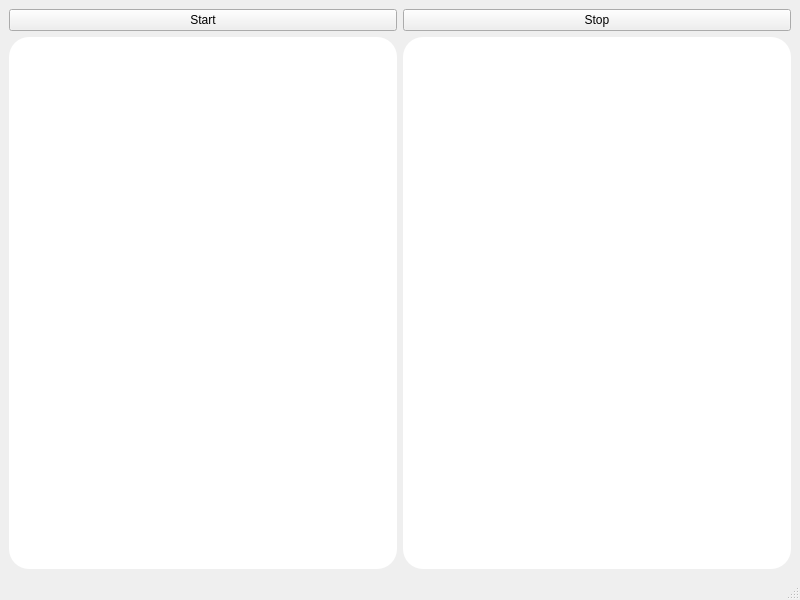
<?xml version="1.0" encoding="UTF-8"?>
<ui version="4.0">
 <class>MainWindow</class>
 <widget class="QMainWindow" name="MainWindow">
  <property name="geometry">
   <rect>
    <x>0</x>
    <y>0</y>
    <width>800</width>
    <height>600</height>
   </rect>
  </property>
  <property name="windowTitle">
   <string>MainWindow</string>
  </property>
  <widget class="QWidget" name="centralwidget">
   <layout class="QGridLayout" name="gridLayout_2">
    <item row="0" column="1">
     <layout class="QHBoxLayout" name="horizontalLayout">
      <item>
       <widget class="QPushButton" name="bn_start">
        <property name="text">
         <string>Start</string>
        </property>
       </widget>
      </item>
      <item>
       <widget class="QPushButton" name="bn_stop">
        <property name="text">
         <string>Stop</string>
        </property>
       </widget>
      </item>
     </layout>
    </item>
    <item row="2" column="1">
     <layout class="QHBoxLayout" name="horizontalLayout_4" stretch="0,0">
      <item>
       <widget class="QLabel" name="lb_raw_data">
        <property name="styleSheet">
         <string notr="true">background-color: white;
width: 50%;
border-radius: 20px;
padding-left:15px;</string>
        </property>
        <property name="text">
         <string/>
        </property>
        <property name="scaledContents">
         <bool>false</bool>
        </property>
        <property name="wordWrap">
         <bool>true</bool>
        </property>
       </widget>
      </item>
      <item>
       <widget class="QLabel" name="lb_interp_data">
        <property name="styleSheet">
         <string notr="true">background-color: white;
width: 50%;
border-radius: 20px;
padding-left:15px;</string>
        </property>
        <property name="text">
         <string/>
        </property>
       </widget>
      </item>
     </layout>
    </item>
   </layout>
  </widget>
  <widget class="QMenuBar" name="menubar">
   <property name="geometry">
    <rect>
     <x>0</x>
     <y>0</y>
     <width>800</width>
     <height>20</height>
    </rect>
   </property>
  </widget>
  <widget class="QStatusBar" name="statusbar"/>
 </widget>
 <resources/>
 <connections/>
</ui>
